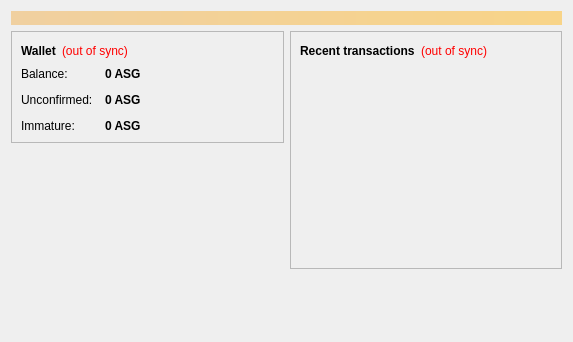
<?xml version="1.0" encoding="UTF-8"?>
<ui version="4.0">
 <class>OverviewPage</class>
 <widget class="QWidget" name="OverviewPage">
  <property name="geometry">
   <rect>
    <x>0</x>
    <y>0</y>
    <width>573</width>
    <height>342</height>
   </rect>
  </property>
  <property name="windowTitle">
   <string>Form</string>
  </property>
  <layout class="QVBoxLayout" name="topLayout">
   <item>
    <widget class="QLabel" name="labelAlerts">
     <property name="visible">
      <bool>false</bool>
     </property>
     <property name="styleSheet">
      <string notr="true">background-color: qlineargradient(x1: 0, y1: 0, x2: 1, y2: 0, stop:0 #F0D0A0, stop:1 #F8D488); color:#000000;</string>
     </property>
     <property name="wordWrap">
      <bool>true</bool>
     </property>
     <property name="margin">
      <number>3</number>
     </property>
    </widget>
   </item>
   <item>
    <layout class="QHBoxLayout" name="horizontalLayout" stretch="1,1">
     <item>
      <layout class="QVBoxLayout" name="verticalLayout_2">
       <item>
        <widget class="QFrame" name="frame">
         <property name="frameShape">
          <enum>QFrame::StyledPanel</enum>
         </property>
         <property name="frameShadow">
          <enum>QFrame::Raised</enum>
         </property>
         <layout class="QVBoxLayout" name="verticalLayout_4">
          <item>
           <layout class="QHBoxLayout" name="horizontalLayout_4">
            <item>
             <widget class="QLabel" name="label_5">
              <property name="font">
               <font>
                <weight>75</weight>
                <bold>true</bold>
               </font>
              </property>
              <property name="text">
               <string>Wallet</string>
              </property>
             </widget>
            </item>
            <item>
             <widget class="QLabel" name="labelWalletStatus">
              <property name="toolTip">
               <string>The displayed information may be out of date. Your wallet automatically synchronizes with the Asgardiacoin network after a connection is established, but this process has not completed yet.</string>
              </property>
              <property name="styleSheet">
               <string notr="true">QLabel { color: red; }</string>
              </property>
              <property name="text">
               <string notr="true">(out of sync)</string>
              </property>
              <property name="alignment">
               <set>Qt::AlignLeading|Qt::AlignLeft|Qt::AlignVCenter</set>
              </property>
             </widget>
            </item>
            <item>
             <spacer name="horizontalSpacer_2">
              <property name="orientation">
               <enum>Qt::Horizontal</enum>
              </property>
              <property name="sizeHint" stdset="0">
               <size>
                <width>40</width>
                <height>20</height>
               </size>
              </property>
             </spacer>
            </item>
           </layout>
          </item>
          <item>
           <layout class="QFormLayout" name="formLayout_2">
            <property name="fieldGrowthPolicy">
             <enum>QFormLayout::AllNonFixedFieldsGrow</enum>
            </property>
            <property name="horizontalSpacing">
             <number>12</number>
            </property>
            <property name="verticalSpacing">
             <number>12</number>
            </property>
            <item row="0" column="0">
             <widget class="QLabel" name="label">
              <property name="text">
               <string>Balance:</string>
              </property>
             </widget>
            </item>
            <item row="0" column="1">
             <widget class="QLabel" name="labelBalance">
              <property name="font">
               <font>
                <weight>75</weight>
                <bold>true</bold>
               </font>
              </property>
              <property name="cursor">
               <cursorShape>IBeamCursor</cursorShape>
              </property>
              <property name="toolTip">
               <string>Your current balance</string>
              </property>
              <property name="text">
               <string notr="true">0 ASG</string>
              </property>
              <property name="textInteractionFlags">
               <set>Qt::LinksAccessibleByMouse|Qt::TextSelectableByKeyboard|Qt::TextSelectableByMouse</set>
              </property>
             </widget>
            </item>
            <item row="1" column="0">
             <widget class="QLabel" name="label_3">
              <property name="text">
               <string>Unconfirmed:</string>
              </property>
             </widget>
            </item>
            <item row="1" column="1">
             <widget class="QLabel" name="labelUnconfirmed">
              <property name="font">
               <font>
                <weight>75</weight>
                <bold>true</bold>
               </font>
              </property>
              <property name="cursor">
               <cursorShape>IBeamCursor</cursorShape>
              </property>
              <property name="toolTip">
               <string>Total of transactions that have yet to be confirmed, and do not yet count toward the current balance</string>
              </property>
              <property name="text">
               <string notr="true">0 ASG</string>
              </property>
              <property name="textInteractionFlags">
               <set>Qt::LinksAccessibleByMouse|Qt::TextSelectableByKeyboard|Qt::TextSelectableByMouse</set>
              </property>
             </widget>
            </item>
            <item row="2" column="0">
             <widget class="QLabel" name="labelImmatureText">
              <property name="text">
               <string>Immature:</string>
              </property>
             </widget>
            </item>
            <item row="2" column="1">
             <widget class="QLabel" name="labelImmature">
              <property name="font">
               <font>
                <weight>75</weight>
                <bold>true</bold>
               </font>
              </property>
              <property name="toolTip">
               <string>Mined balance that has not yet matured</string>
              </property>
              <property name="text">
               <string notr="true">0 ASG</string>
              </property>
              <property name="textInteractionFlags">
               <set>Qt::LinksAccessibleByMouse|Qt::TextSelectableByKeyboard|Qt::TextSelectableByMouse</set>
              </property>
             </widget>
            </item>
           </layout>
          </item>
         </layout>
        </widget>
       </item>
       <item>
        <spacer name="verticalSpacer">
         <property name="orientation">
          <enum>Qt::Vertical</enum>
         </property>
         <property name="sizeHint" stdset="0">
          <size>
           <width>20</width>
           <height>40</height>
          </size>
         </property>
        </spacer>
       </item>
      </layout>
     </item>
     <item>
      <layout class="QVBoxLayout" name="verticalLayout_3">
       <item>
        <widget class="QFrame" name="frame_2">
         <property name="frameShape">
          <enum>QFrame::StyledPanel</enum>
         </property>
         <property name="frameShadow">
          <enum>QFrame::Raised</enum>
         </property>
         <layout class="QVBoxLayout" name="verticalLayout">
          <item>
           <layout class="QHBoxLayout" name="horizontalLayout_2">
            <item>
             <widget class="QLabel" name="label_4">
              <property name="text">
               <string>&lt;b&gt;Recent transactions&lt;/b&gt;</string>
              </property>
             </widget>
            </item>
            <item>
             <widget class="QLabel" name="labelTransactionsStatus">
              <property name="toolTip">
               <string>The displayed information may be out of date. Your wallet automatically synchronizes with the Asgardiacoin network after a connection is established, but this process has not completed yet.</string>
              </property>
              <property name="styleSheet">
               <string notr="true">QLabel { color: red; }</string>
              </property>
              <property name="text">
               <string notr="true">(out of sync)</string>
              </property>
              <property name="alignment">
               <set>Qt::AlignRight|Qt::AlignTrailing|Qt::AlignVCenter</set>
              </property>
             </widget>
            </item>
            <item>
             <spacer name="horizontalSpacer">
              <property name="orientation">
               <enum>Qt::Horizontal</enum>
              </property>
              <property name="sizeHint" stdset="0">
               <size>
                <width>40</width>
                <height>20</height>
               </size>
              </property>
             </spacer>
            </item>
           </layout>
          </item>
          <item>
           <widget class="QListView" name="listTransactions">
            <property name="styleSheet">
             <string notr="true">QListView { background: transparent; }</string>
            </property>
            <property name="frameShape">
             <enum>QFrame::NoFrame</enum>
            </property>
            <property name="verticalScrollBarPolicy">
             <enum>Qt::ScrollBarAlwaysOff</enum>
            </property>
            <property name="horizontalScrollBarPolicy">
             <enum>Qt::ScrollBarAlwaysOff</enum>
            </property>
            <property name="selectionMode">
             <enum>QAbstractItemView::NoSelection</enum>
            </property>
           </widget>
          </item>
         </layout>
        </widget>
       </item>
       <item>
        <spacer name="verticalSpacer_2">
         <property name="orientation">
          <enum>Qt::Vertical</enum>
         </property>
         <property name="sizeHint" stdset="0">
          <size>
           <width>20</width>
           <height>40</height>
          </size>
         </property>
        </spacer>
       </item>
      </layout>
     </item>
    </layout>
   </item>
  </layout>
 </widget>
 <resources/>
 <connections/>
</ui>
